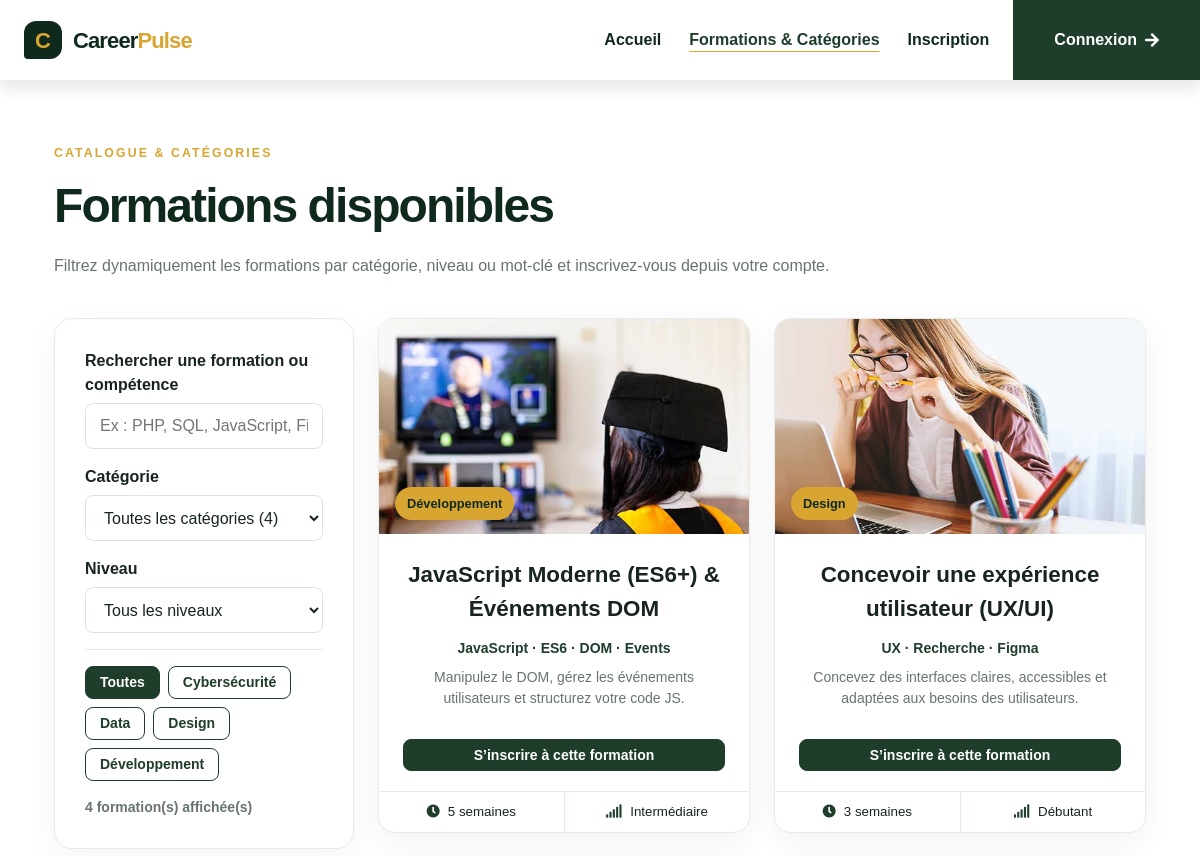
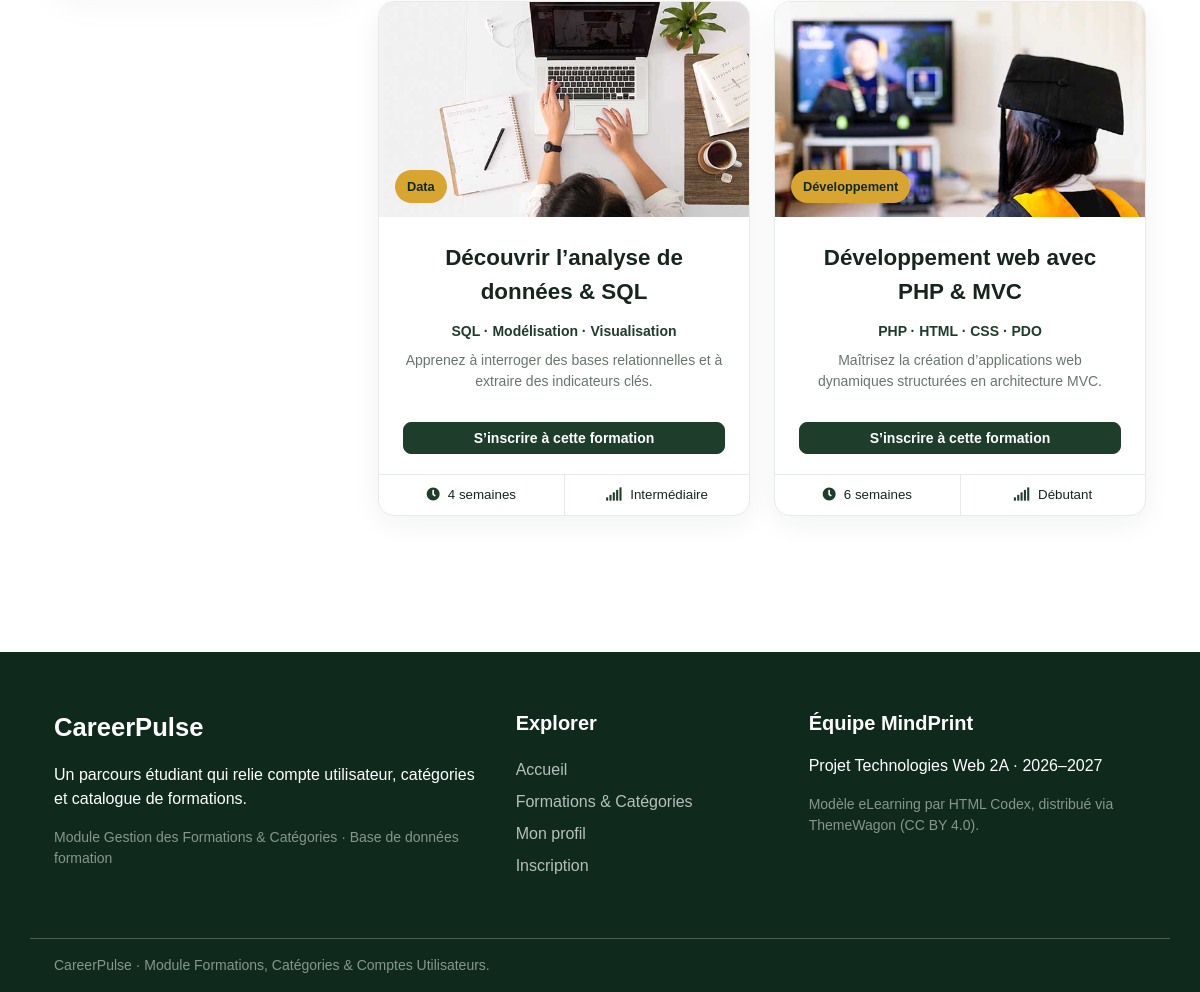
The page /index.php?action=courses on the database its author committed (2 pictures, top to bottom).
### tables this page shows
CREATE TABLE IF NOT EXISTS categories (
    id          INT UNSIGNED NOT NULL AUTO_INCREMENT PRIMARY KEY,
    name        VARCHAR(100) NOT NULL UNIQUE,
    description VARCHAR(255) NOT NULL DEFAULT '',
    created_at  TIMESTAMP NOT NULL DEFAULT CURRENT_TIMESTAMP
);

CREATE TABLE IF NOT EXISTS courses (
    id          INT UNSIGNED NOT NULL AUTO_INCREMENT PRIMARY KEY,
    category_id INT UNSIGNED NULL,
    title       VARCHAR(200) NOT NULL,
    category    VARCHAR(100) NOT NULL,
    duration    VARCHAR(60)  NOT NULL,
    level       VARCHAR(60)  NOT NULL,
    image       VARCHAR(120) NOT NULL DEFAULT 'course-1.png',
    skills      VARCHAR(255) NOT NULL DEFAULT '',
    description TEXT NULL,
    status      ENUM('Publiée','Brouillon') NOT NULL DEFAULT 'Publiée',
    created_at  TIMESTAMP NOT NULL DEFAULT CURRENT_TIMESTAMP,
    CONSTRAINT fk_course_category FOREIGN KEY (category_id) REFERENCES categories(id) ON DELETE SET NULL
);

### app/Controllers/Controller.php (called while the page is built, shortened)
<?php
abstract class Controller
{
    protected function render(string $area, string $view, string $title, string $currentPage, array $data = [], ?string $scriptsView = null): void
    {
        extract($data, EXTR_SKIP);
        require __DIR__ . '/../Views/' . $area . '/pages/' . $view . '.php';
        require __DIR__ . '/../Views/' . $area . '/layout.php';
    }
}

### app/Controllers/CourseController.php (called while the page is built, shortened)
<?php
final class CourseController extends DatabaseController
{
    public function index(): void
    {
        $userId = AuthController::isAuthenticated() ? (int) $_SESSION['user_id'] : 0;
        $this->render('front', 'courses', 'Formations & Catégories', 'courses', [
            'courses' => $this->fetchCourses(true),
            'categories' => $this->fetchCategories(),
            'enrolledIds' => $userId > 0 ? $this->fetchEnrolledIds($userId) : [],
        ]);
    }
}

### index.php (called while the page is built, shortened)
<?php
$action = isset($_GET['action']) && is_string($_GET['action']) ? $_GET['action'] : 'home';
$routes = require __DIR__ . '/app/routes.php';
[$controllerClass, $method] = $routes[$action];
try {
    $controller = new $controllerClass();
    $controller->{$method}();
} catch (PDOException $e) {
    error_log('[CareerPulse] ' . $e->getMessage());
    http_response_code(500);
    echo '<h1>Base de données indisponible</h1><p>Vérifiez que MySQL est démarré, que la base « formation » est importée (database/formation.sql) et que config/database.php est correct.</p>';
}

### app/Models/CategoryModel.php (called while the page is built, shortened)
<?php
final class CategoryModel
{
    private string $name = '';
    public function getName(): string
    {
        return $this->name;
    }
    public function setName(string $name): void
    {
        $this->name = $name;
    }
}

### app/Controllers/CatalogQueries.php (called while the page is built, shortened)
<?php
trait CatalogQueries
{
    private function courseColumns(): string
    {
        return 'co.id, co.category_id, co.title, COALESCE(ca.name, co.category) AS category,
                co.duration, co.level, co.image, co.skills, co.description, co.status, co.created_at';
    }
    private function fetchCategories(): array
    {
        $sql = 'SELECT c.id, c.name, c.description, c.created_at, COUNT(co.id) AS course_count
                FROM categories c
                LEFT JOIN courses co ON co.category_id = c.id
                GROUP BY c.id, c.name, c.description, c.created_at
                ORDER BY c.name ASC';
        return array_map(static fn (array $row): CategoryModel => CategoryModel::fromArray($row), $this->db->query($sql)->fetchAll());
    }
    private function fetchCourses(bool $publishedOnly = false): array
    {
        $sql = 'SELECT ' . $this->courseColumns() . ' FROM courses co LEFT JOIN categories ca ON ca.id = co.category_id'
            . ($publishedOnly ? " WHERE co.status = 'Publiée'" : '')
            . ' ORDER BY co.id DESC';
        return array_map(static fn (array $row): CourseModel => CourseModel::fromArray($row), $this->db->query($sql)->fetchAll());
    }
}

### app/helpers.php (called while the page is built, shortened)
<?php
function e(mixed $value): string
{
    return htmlspecialchars((string) $value, ENT_QUOTES | ENT_SUBSTITUTE, 'UTF-8');
}
function route(string $action, array $parameters = []): string
{
    return 'index.php?' . http_build_query(['action' => $action] + $parameters);
}

### app/Models/CourseModel.php (called while the page is built, shortened)
<?php
final class CourseModel
{
    private int $id = 0;
    private string $title = '';
    private string $category = '';
    private string $duration = '';
    private string $level = '';
    private string $image = 'course-1.png';
    private string $skills = '';
    private string $description = '';
    public function getId(): int
    {
        return $this->id;
    }
    public function getTitle(): string
    {
        return $this->title;
    }
    public function getCategory(): string
    {
        return $this->category;
    }
    public function getDuration(): string
    {
        return $this->duration;
    }
    public function getLevel(): string
    {
        return $this->level;
    }
    public function getImage(): string
    {
        return $this->image;
    }
    public function getSkills(): string
    {
        return $this->skills;
    }
    public function getDescription(): string
    {
        return $this->description;
    }
    public function setId(int $id): void
    {
        $this->id = $id;
    }
    public function setTitle(string $title): void
    {
        $this->title = $title;
    }
    public function setCategory(string $category): void
    {
        $this->category = $category;
    }
    public function setDuration(string $duration): void
    {
        $this->duration = $duration;
    }
    public function setLevel(string $level): void
    {
        $this->level = $level;
    }
    public function setImage(string $image): void
    {
        $this->image = $image;
    }
    public function setSkills(string $skills): void
    {
        $this->skills = $skills;
    }
    public function setDescription(string $description): void
    {
        $this->description = $description;
    }
}

### app/Views/front/pages/courses.php (the view, shortened to what this page needs)
<main class="cp-section">
    <div class="cp-container cp-catalog">
        <div class="cp-page-heading cp-catalog-heading">
            <p class="cp-eyebrow">CATALOGUE &amp; CATÉGORIES</p>
            <h1>Formations disponibles</h1>
            <p class="cp-muted">Filtrez dynamiquement les formations par catégorie, niveau ou mot-clé et inscrivez-vous depuis votre compte.</p>
        </div>
        <aside class="cp-panel cp-catalog-filters" aria-label="Filtres des formations">
            <div class="cp-filters-fields">
                <div class="cp-field">
                    <label for="course-search">Rechercher une formation ou compétence</label>
                    <input type="text" id="course-search" class="cp-input" placeholder="Ex : PHP, SQL, JavaScript, Figma...">
                </div>
                <div class="cp-field">
                    <label for="course-category-filter">Catégorie</label>
                    <select id="course-category-filter" class="cp-input">
                        <option value="">Toutes les catégories (<?= count($courses) ?>)</option>
                    </select>
                </div>
                <div class="cp-field">
                    <label for="course-level-filter">Niveau</label>
                    <select id="course-level-filter" class="cp-input">
                        <option value="">Tous les niveaux</option>
                    </select>
                </div>
            </div>
            <div class="cp-filters-pills" id="category-pills">
                <button type="button" class="cp-btn cp-btn--sm cp-btn--outline cp-pill is-active" data-cat="">Toutes</button>
                <?php foreach ($categories as $cat): ?>
                    <button type="button" class="cp-btn cp-btn--sm cp-btn--outline cp-pill" data-cat="<?= e(strtolower($cat->getName())) ?>"><?= e($cat->getName()) ?></button>
                <?php endforeach; ?>
            </div>
            <p class="cp-filters-counter" id="courses-counter"><?= count($courses) ?> formation(s) affichée(s)</p>
        </aside>
        <section class="cp-catalog-list" aria-label="Liste des formations">
            <div class="cp-grid-courses" id="courses-grid">
                <?php foreach ($courses as $course): ?>
                    <?php $isEnrolled = in_array((int) $course->getId(), $enrolledIds, true); ?>
                    <article class="cp-course-card cp-course-wrapper"
                         data-title="<?= e(strtolower($course->getTitle() . ' ' . $course->getSkills())) ?>"
                         data-category="<?= e(strtolower($course->getCategory())) ?>"
                         data-level="<?= e(strtolower($course->getLevel())) ?>">
                        <div class="cp-course-media">
                            <img src="app/Views/assets/front/img/<?= e($course->getImage()) ?>" alt="Illustration de la formation <?= e($course->getTitle()) ?>">
                            <span class="cp-course-label"><?= e($course->getCategory()) ?></span>
                        </div>
                        <div class="cp-course-body">
                            <h2><?= e($course->getTitle()) ?></h2>
                            <p class="cp-course-skills"><?= e($course->getSkills()) ?></p>
                            <?php if (!empty($course->getDescription())): ?>
                                <p class="cp-muted cp-small"><?= e($course->getDescription()) ?></p>
                            <?php endif; ?>
                        </div>
                        <div class="cp-course-action">
                            <form method="post" action="<?= e(route('courses')) ?>">
                                <?php if ($isEnrolled): ?>
                                    <input type="hidden" name="action" value="unenroll">
                                    <button type="submit" class="cp-btn cp-btn--outline cp-btn--sm cp-btn--block"><i class="bi bi-check2-circle" aria-hidden="true"></i> Inscrit (Annuler)</button>
                                <?php else: ?>
                                    <button type="submit" class="cp-btn cp-btn--primary cp-btn--sm cp-btn--block">S’inscrire à cette formation</button>
                                <?php endif; ?>
                            </form>
                        </div>
                        <div class="cp-course-meta">
                            <small><i class="fa fa-clock" aria-hidden="true"></i><?= e($course->getDuration()) ?></small>
                            <small><i class="fa fa-signal" aria-hidden="true"></i><?= e($course->getLevel()) ?></small>
                        </div>
                    </article>
                <?php endforeach; ?>
            </div>
        </section>
    </div>
</main>

### rows shown on the page
categories: name "Cybersécurité"
categories: name "Data"
categories: name "Design"
categories: name "Développement"
courses: image (picture), Category "Développement", title "JavaScript Moderne (ES6+) & Événements DOM", skills "JavaScript · ES6 · DOM · Events", description "Manipulez le DOM, gérez les événements utilisateurs et structurez votre code JS.", shows "S’inscrire à cette formation", duration "5 semaines", level "Intermédiaire"
courses: image (picture), Category "Design", title "Concevoir une expérience utilisateur (UX/UI)", skills "UX · Recherche · Figma", description "Concevez des interfaces claires, accessibles et adaptées aux besoins des utilisateurs.", shows "S’inscrire à cette formation", duration "3 semaines", level "Débutant"
courses: image (picture), Category "Data", title "Découvrir l’analyse de données & SQL", skills "SQL · Modélisation · Visualisation", description "Apprenez à interroger des bases relationnelles et à extraire des indicateurs clés.", shows "S’inscrire à cette formation", duration "4 semaines", level "Intermédiaire"
courses: image (picture), Category "Développement", title "Développement web avec PHP & MVC", skills "PHP · HTML · CSS · PDO", description "Maîtrisez la création d’applications web dynamiques structurées en architecture MVC.", shows "S’inscrire à cette formation", duration "6 semaines", level "Débutant"

### other values the page prints
count($courses) "4"
